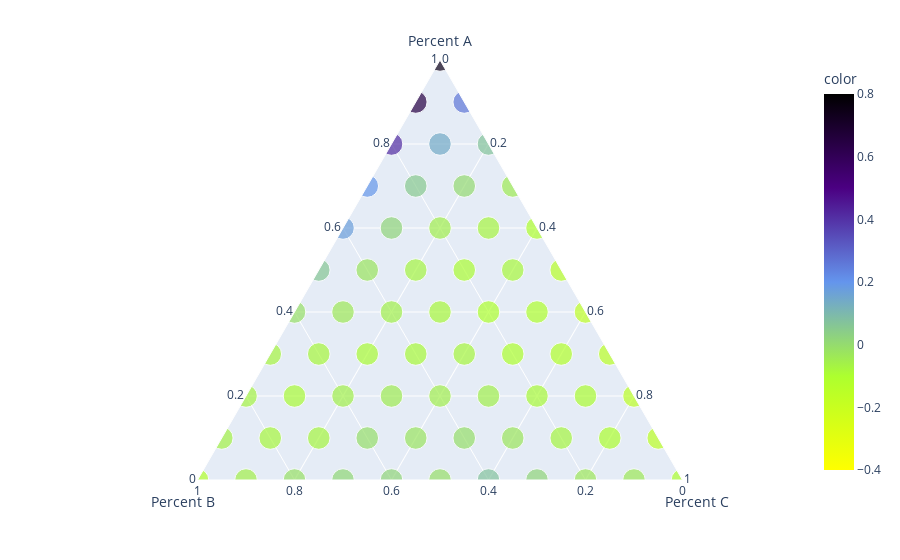

Write notebook code for a chart like this one.
### Code cell
# Save the prediction data to an excel file
elements = ["Sn","Pt","Rh"]
SID = []
PCT = np.zeros((3,66))
count = 0
for i in range(11):
  for j in range(11-i):
    Sample_ID = elements[0] + str(i) + elements[1] + str(10-j-i) + elements[2] + str(j)
    SID.append(Sample_ID)
    PCT[:,count] = [i/10.0, (10-i-j)/10.0, j/10.0]
    count+=1
temp = pd.Series(SID,name="Sample ID")
temp2 = pd.DataFrame(PCT.T,index=temp.index,columns=["Percent A","Percent B","Percent C"])
df = pd.concat((temp,temp2.astype("float")),axis=1)
df["Onset potential H2 Ag/AgCl"] = prediction_test.detach().numpy()
fig = px.scatter_ternary(temp2, a="Percent A", b="Percent B", c="Percent C", range_color=[-0.4,0.8],
    color=df["Onset potential H2 Ag/AgCl"],size=6*(df["Onset potential H2 Ag/AgCl"]+300), size_max=16, 
    color_continuous_scale=["yellow","greenyellow","cornflowerblue","indigo","black"])
fig.show()
df.to_excel('Neural Network/{} NN prediction.xls'.format(elements[0]+elements[1]+elements[2]))
#display(df)

### Figure 1 — Plotly figure (JSON) as saved in the notebook; plotly's stock layout.template omitted (floating-point values rounded to 4 significant figures)
{"data": [{"a": [0, 0, 0, 0, 0, 0, 0, 0, 0, 0, 0, 0.1, 0.1, 0.1, 0.1, 0.1, 0.1, 0.1, 0.1, 0.1, 0.1, 0.2, 0.2, 0.2, 0.2, 0.2, 0.2, 0.2, 0.2, 0.2, 0.3, 0.3, 0.3, 0.3, 0.3, 0.3, 0.3, 0.3, 0.4, 0.4, 0.4, 0.4, 0.4, 0.4, 0.4, 0.5, 0.5, 0.5, 0.5, 0.5, 0.5, 0.6, 0.6, 0.6, 0.6, 0.6, 0.7, 0.7, 0.7, 0.7, 0.8, 0.8, 0.8, 0.9, 0.9, 1], "b": [1, 0.9, 0.8, 0.7, 0.6, 0.5, 0.4, 0.3, 0.2, 0.1, 0, 0.9, 0.8, 0.7, 0.6, 0.5, 0.4, 0.3, 0.2, 0.1, 0, 0.8, 0.7, 0.6, 0.5, 0.4, 0.3, 0.2, 0.1, 0, 0.7, 0.6, 0.5, 0.4, 0.3, 0.2, 0.1, 0, 0.6, 0.5, 0.4, 0.3, 0.2, 0.1, 0, 0.5, 0.4, 0.3, 0.2, 0.1, 0, 0.4, 0.3, 0.2, 0.1, 0, 0.3, 0.2, 0.1, 0, 0.2, 0.1, 0, 0.1, 0, 0], "c": [0, 0.1, 0.2, 0.3, 0.4, 0.5, 0.6, 0.7, 0.8, 0.9, 1, 0, 0.1, 0.2, 0.3, 0.4, 0.5, 0.6, 0.7, 0.8, 0.9, 0, 0.1, 0.2, 0.3, 0.4, 0.5, 0.6, 0.7, 0.8, 0, 0.1, 0.2, 0.3, 0.4, 0.5, 0.6, 0.7, 0, 0.1, 0.2, 0.3, 0.4, 0.5, 0.6, 0, 0.1, 0.2, 0.3, 0.4, 0.5, 0, 0.1, 0.2, 0.3, 0.4, 0, 0.1, 0.2, 0.3, 0, 0.1, 0.2, 0, 0.1, 0], "hovertemplate": "Percent A=%{a}<br>Percent B=%{b}<br>Percent C=%{c}<br>size=%{marker.size}<br>color=%{marker.color}<extra></extra>", "legendgroup": "", "marker": {"color": [-0.1161, -0.05744, -0.01345, 0.01327, 0.01775, -0.007937, 0.07335, 0.01863, -0.03222, -0.03615, -0.09899, -0.0621, -0.07629, -0.07133, -0.006612, -0.02225, -0.006265, -0.02907, -0.07111, -0.09831, -0.155, -0.06847, -0.08728, -0.05577, -0.04413, -0.05064, -0.05466, -0.08558, -0.0952, -0.1572, -0.07332, -0.07738, -0.08861, -0.08308, -0.07696, -0.1039, -0.1174, -0.1514, -0.01089, -0.03661, -0.05659, -0.08108, -0.1049, -0.107, -0.1647, 0.05973, -0.02493, -0.07032, -0.0917, -0.07964, -0.1412, 0.171, 0.01817, -0.05077, -0.0733, -0.1077, 0.1952, 0.05225, 0.004471, -0.04339, 0.4126, 0.1401, 0.06914, 0.6446, 0.2596, 0.744], "coloraxis": "coloraxis", "size": [1799.0, 1800.0, 1800.0, 1800.0, 1800.0, 1800.0, 1800.0, 1800.0, 1800.0, 1800.0, 1799.0, 1800.0, 1800.0, 1800.0, 1800.0, 1800.0, 1800.0, 1800.0, 1800.0, 1799.0, 1799.0, 1800.0, 1799.0, 1800.0, 1800.0, 1800.0, 1800.0, 1799.0, 1799.0, 1799.0, 1800.0, 1800.0, 1799.0, 1800.0, 1800.0, 1799.0, 1799.0, 1799.0, 1800.0, 1800.0, 1800.0, 1800.0, 1799.0, 1799.0, 1799.0, 1800.0, 1800.0, 1800.0, 1799.0, 1800.0, 1799.0, 1801.0, 1800.0, 1800.0, 1800.0, 1799.0, 1801.0, 1800.0, 1800.0, 1800.0, 1802.0, 1801.0, 1800.0, 1804.0, 1802.0, 1804.0], "sizemode": "area", "sizeref": 7.049, "symbol": "circle"}, "mode": "markers", "name": "", "showlegend": false, "subplot": "ternary", "type": "scatterternary"}], "layout": {"ternary": {"domain": {"x": [0, 1], "y": [0, 1]}, "aaxis": {"title": {"text": "Percent A"}}, "baxis": {"title": {"text": "Percent B"}}, "caxis": {"title": {"text": "Percent C"}}}, "coloraxis": {"colorbar": {"title": {"text": "color"}}, "colorscale": [[0, "yellow"], [0.25, "greenyellow"], [0.5, "cornflowerblue"], [0.75, "indigo"], [1, "black"]], "cmin": -0.4, "cmax": 0.8}, "legend": {"tracegroupgap": 0, "itemsizing": "constant"}, "margin": {"t": 60}}}
